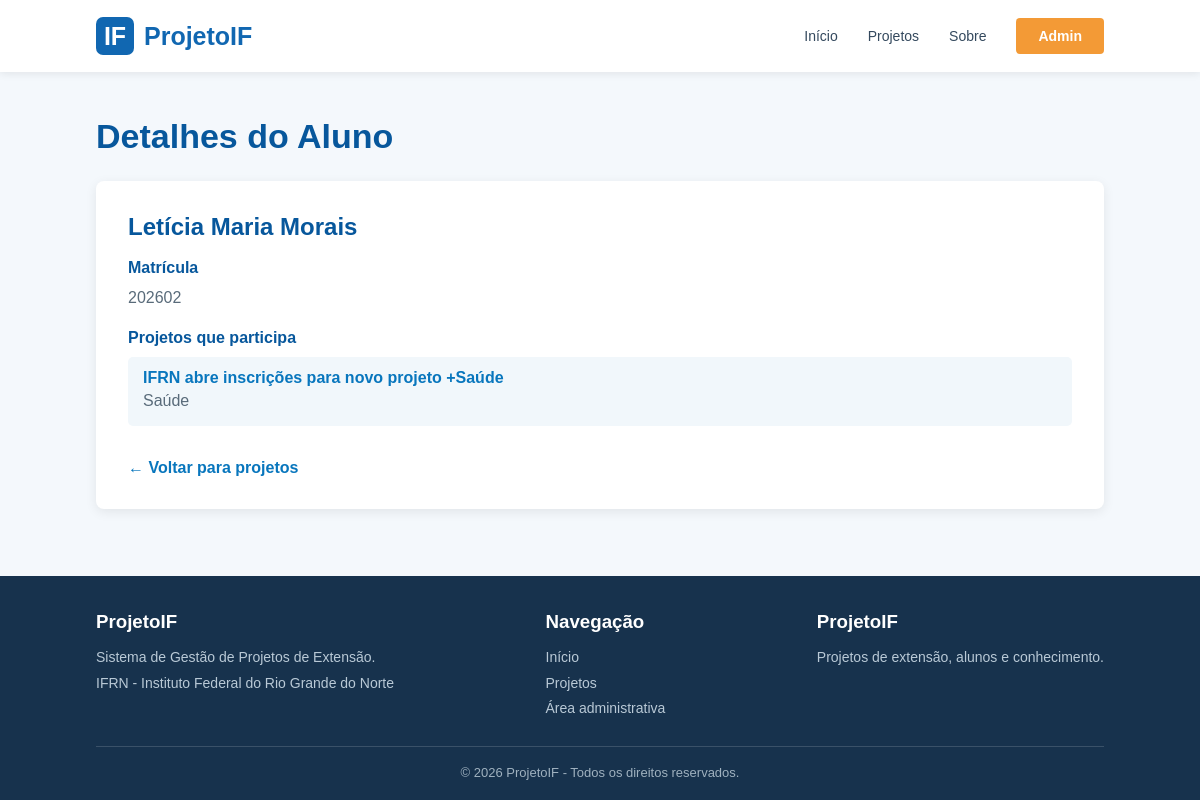
The page /detalhes_aluno/2 on the database its author committed.
### app_IF/models.py (models this page shows, shortened)
class Aluno(models.Model):
    nome = models.CharField(max_length=200)
    matricula = models.CharField(max_length=100)

class Projeto(models.Model):
    titulo = models.CharField(max_length=250)
    descricao = models.TextField()
    data_inicio = models.DateField()
    categoria = models.ForeignKey(
        Categoria,
        on_delete=models.CASCADE
    )
    equipe = models.ManyToManyField(
        Aluno
        )

class Categoria(models.Model):
    nome = models.CharField(max_length=200)

### app_IF/views.py (the view)
# urls.py: path('detalhes_aluno/<int:id>', views.detalhes_aluno, name='detalhes_aluno'),
def detalhes_aluno(request, id):
    aluno = Aluno.objects.get(id=id)
    return render(request, 'app_IF/detalhes_aluno.html', {'aluno': aluno})

### app_IF/templates/app_IF/detalhes_aluno.html (shortened to what this page needs)
{% extends 'base.html' %}
{% block content %}
<section class="container">
    <h1 class="page-title">
        Detalhes do Aluno
    </h1>
    <div class="detail-box">
        <h2>
            {{ aluno.nome }}
        </h2>
        <p class="detail-label">
            Matrícula
        </p>
        <p class="detail-text">
            {{ aluno.matricula }}
        </p>
        <p class="detail-label">
            Projetos que participa
        </p>
        <ul class="student-list">
            {% for projeto in aluno.projeto_set.all %}
            <li>
                <a href="{% url 'detalhes_projeto' projeto.id %}">
                    {{ projeto.titulo }}
                </a>
                <br>
                <span class="detail-text">
                    {{ projeto.categoria.nome }}
                </span>
            </li>
            {% empty %}
            <li>
                Este aluno não participa de nenhum projeto.
            </li>
            {% endfor %}
        </ul>
        <a href="{% url 'listagem_projetos' %}"
           class="back-link">
            ← Voltar para projetos
        </a>
    </div>
</section>
{% endblock %}

### static/css/styles.css (style rules this page uses)
* { margin: 0; padding: 0; box-sizing: border-box; }
body { font-family: Arial, Helvetica, sans-serif; background-color: #f4f8fc; color: #17324d; min-height: 100vh; display: flex; flex-direction: column; }
a { text-decoration: none; }
.container { width: 84%; max-width: 1100px; margin: 45px auto; }
.page-title { color: #07579c; font-size: 34px; margin-bottom: 10px; }
.detail-box { background-color: white; padding: 32px; border-radius: 8px; box-shadow: 0 3px 12px rgba(0, 0, 0, 0.08); margin-top: 25px; }
.detail-box h2 { color: #07579c; margin-bottom: 15px; }
.detail-label { color: #07579c; font-weight: bold; margin-top: 18px; margin-bottom: 7px; }
.detail-text { color: #596b7a; line-height: 1.7; }
.student-list { list-style: none; margin-top: 10px; }
.student-list li { background-color: #f1f7fb; margin-bottom: 8px; padding: 12px 15px; border-radius: 5px; }
.student-list a { color: #0876bd; font-weight: bold; }
.back-link { display: inline-block; margin-top: 25px; color: #0876bd; font-weight: bold; }

### rows shown on the page
Aluno: nome "Letícia Maria Morais", matricula "202602"
Projeto: titulo "IFRN abre inscrições para novo projeto +Saúde", categoria.nome "Saúde"
